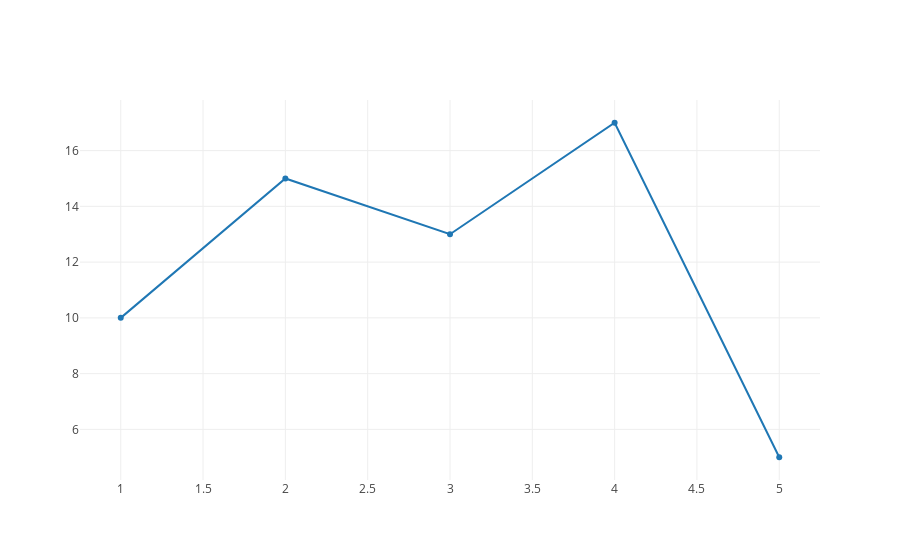

The notebook cell this image was saved under:
### Markdown cell above
- **minimum example**

### Code cell
x=[1, 2, 3, 4, 5]
y=[10, 15, 13, 17, 5]

trace = go.Scatter(x=x, y=y)

iplot([trace])

### Figure 1 — Plotly figure (JSON) as saved in the notebook; plotly's stock layout.template omitted (floating-point values rounded to 4 significant figures)
{"data": [{"type": "scatter", "uid": "09fd5861-03c2-4ac7-87c8-616b7910f42e", "x": [1, 2, 3, 4, 5], "y": [10, 15, 13, 17, 5]}], "layout": {"autosize": true, "xaxis": {"autorange": true, "range": [0.7608, 5.239], "type": "linear"}, "yaxis": {"autorange": true, "range": [4.121, 17.88], "type": "linear"}}}
